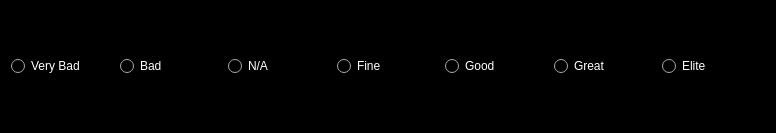
<?xml version="1.0" encoding="UTF-8"?>
<ui version="4.0">
 <class>Scale</class>
 <widget class="QWidget" name="Scale">
  <property name="geometry">
   <rect>
    <x>0</x>
    <y>0</y>
    <width>776</width>
    <height>133</height>
   </rect>
  </property>
  <property name="palette">
   <palette>
    <active>
     <colorrole role="WindowText">
      <brush brushstyle="SolidPattern">
       <color alpha="255">
        <red>255</red>
        <green>255</green>
        <blue>255</blue>
       </color>
      </brush>
     </colorrole>
     <colorrole role="Button">
      <brush brushstyle="SolidPattern">
       <color alpha="255">
        <red>255</red>
        <green>0</green>
        <blue>255</blue>
       </color>
      </brush>
     </colorrole>
     <colorrole role="Light">
      <brush brushstyle="SolidPattern">
       <color alpha="255">
        <red>255</red>
        <green>255</green>
        <blue>255</blue>
       </color>
      </brush>
     </colorrole>
     <colorrole role="Midlight">
      <brush brushstyle="SolidPattern">
       <color alpha="255">
        <red>202</red>
        <green>202</green>
        <blue>202</blue>
       </color>
      </brush>
     </colorrole>
     <colorrole role="Dark">
      <brush brushstyle="SolidPattern">
       <color alpha="255">
        <red>0</red>
        <green>0</green>
        <blue>0</blue>
       </color>
      </brush>
     </colorrole>
     <colorrole role="Mid">
      <brush brushstyle="SolidPattern">
       <color alpha="255">
        <red>255</red>
        <green>255</green>
        <blue>255</blue>
       </color>
      </brush>
     </colorrole>
     <colorrole role="Text">
      <brush brushstyle="SolidPattern">
       <color alpha="255">
        <red>255</red>
        <green>255</green>
        <blue>255</blue>
       </color>
      </brush>
     </colorrole>
     <colorrole role="ButtonText">
      <brush brushstyle="SolidPattern">
       <color alpha="255">
        <red>0</red>
        <green>0</green>
        <blue>0</blue>
       </color>
      </brush>
     </colorrole>
     <colorrole role="Base">
      <brush brushstyle="SolidPattern">
       <color alpha="255">
        <red>0</red>
        <green>0</green>
        <blue>0</blue>
       </color>
      </brush>
     </colorrole>
     <colorrole role="Window">
      <brush brushstyle="SolidPattern">
       <color alpha="255">
        <red>0</red>
        <green>0</green>
        <blue>0</blue>
       </color>
      </brush>
     </colorrole>
     <colorrole role="Shadow">
      <brush brushstyle="SolidPattern">
       <color alpha="255">
        <red>20</red>
        <green>84</green>
        <blue>118</blue>
       </color>
      </brush>
     </colorrole>
     <colorrole role="AlternateBase">
      <brush brushstyle="SolidPattern">
       <color alpha="255">
        <red>20</red>
        <green>20</green>
        <blue>20</blue>
       </color>
      </brush>
     </colorrole>
    </active>
    <inactive>
     <colorrole role="WindowText">
      <brush brushstyle="SolidPattern">
       <color alpha="255">
        <red>255</red>
        <green>255</green>
        <blue>255</blue>
       </color>
      </brush>
     </colorrole>
     <colorrole role="Button">
      <brush brushstyle="SolidPattern">
       <color alpha="255">
        <red>255</red>
        <green>0</green>
        <blue>255</blue>
       </color>
      </brush>
     </colorrole>
     <colorrole role="Light">
      <brush brushstyle="SolidPattern">
       <color alpha="255">
        <red>255</red>
        <green>255</green>
        <blue>255</blue>
       </color>
      </brush>
     </colorrole>
     <colorrole role="Dark">
      <brush brushstyle="SolidPattern">
       <color alpha="255">
        <red>0</red>
        <green>0</green>
        <blue>0</blue>
       </color>
      </brush>
     </colorrole>
     <colorrole role="Text">
      <brush brushstyle="SolidPattern">
       <color alpha="255">
        <red>255</red>
        <green>255</green>
        <blue>255</blue>
       </color>
      </brush>
     </colorrole>
     <colorrole role="ButtonText">
      <brush brushstyle="SolidPattern">
       <color alpha="255">
        <red>0</red>
        <green>0</green>
        <blue>0</blue>
       </color>
      </brush>
     </colorrole>
     <colorrole role="Base">
      <brush brushstyle="SolidPattern">
       <color alpha="255">
        <red>0</red>
        <green>0</green>
        <blue>0</blue>
       </color>
      </brush>
     </colorrole>
     <colorrole role="Window">
      <brush brushstyle="SolidPattern">
       <color alpha="255">
        <red>0</red>
        <green>0</green>
        <blue>0</blue>
       </color>
      </brush>
     </colorrole>
     <colorrole role="Shadow">
      <brush brushstyle="SolidPattern">
       <color alpha="255">
        <red>20</red>
        <green>84</green>
        <blue>118</blue>
       </color>
      </brush>
     </colorrole>
     <colorrole role="AlternateBase">
      <brush brushstyle="SolidPattern">
       <color alpha="255">
        <red>20</red>
        <green>20</green>
        <blue>20</blue>
       </color>
      </brush>
     </colorrole>
    </inactive>
    <disabled>
     <colorrole role="WindowText">
      <brush brushstyle="SolidPattern">
       <color alpha="255">
        <red>0</red>
        <green>0</green>
        <blue>0</blue>
       </color>
      </brush>
     </colorrole>
     <colorrole role="Button">
      <brush brushstyle="SolidPattern">
       <color alpha="255">
        <red>255</red>
        <green>0</green>
        <blue>255</blue>
       </color>
      </brush>
     </colorrole>
     <colorrole role="Light">
      <brush brushstyle="SolidPattern">
       <color alpha="255">
        <red>255</red>
        <green>255</green>
        <blue>255</blue>
       </color>
      </brush>
     </colorrole>
     <colorrole role="Dark">
      <brush brushstyle="SolidPattern">
       <color alpha="255">
        <red>0</red>
        <green>0</green>
        <blue>0</blue>
       </color>
      </brush>
     </colorrole>
     <colorrole role="Text">
      <brush brushstyle="SolidPattern">
       <color alpha="255">
        <red>0</red>
        <green>0</green>
        <blue>0</blue>
       </color>
      </brush>
     </colorrole>
     <colorrole role="ButtonText">
      <brush brushstyle="SolidPattern">
       <color alpha="255">
        <red>0</red>
        <green>0</green>
        <blue>0</blue>
       </color>
      </brush>
     </colorrole>
     <colorrole role="Base">
      <brush brushstyle="SolidPattern">
       <color alpha="255">
        <red>0</red>
        <green>0</green>
        <blue>0</blue>
       </color>
      </brush>
     </colorrole>
     <colorrole role="Window">
      <brush brushstyle="SolidPattern">
       <color alpha="255">
        <red>0</red>
        <green>0</green>
        <blue>0</blue>
       </color>
      </brush>
     </colorrole>
     <colorrole role="Shadow">
      <brush brushstyle="SolidPattern">
       <color alpha="255">
        <red>20</red>
        <green>84</green>
        <blue>118</blue>
       </color>
      </brush>
     </colorrole>
     <colorrole role="AlternateBase">
      <brush brushstyle="SolidPattern">
       <color alpha="255">
        <red>20</red>
        <green>20</green>
        <blue>20</blue>
       </color>
      </brush>
     </colorrole>
    </disabled>
   </palette>
  </property>
  <property name="windowTitle">
   <string>Form</string>
  </property>
  <layout class="QHBoxLayout" name="horizontalLayout">
   <item>
    <widget class="QRadioButton" name="veryBad">
     <property name="palette">
      <palette>
       <active>
        <colorrole role="WindowText">
         <brush brushstyle="SolidPattern">
          <color alpha="255">
           <red>255</red>
           <green>255</green>
           <blue>255</blue>
          </color>
         </brush>
        </colorrole>
        <colorrole role="Dark">
         <brush brushstyle="SolidPattern">
          <color alpha="255">
           <red>255</red>
           <green>255</green>
           <blue>255</blue>
          </color>
         </brush>
        </colorrole>
        <colorrole role="ButtonText">
         <brush brushstyle="SolidPattern">
          <color alpha="255">
           <red>252</red>
           <green>252</green>
           <blue>252</blue>
          </color>
         </brush>
        </colorrole>
        <colorrole role="Base">
         <brush brushstyle="SolidPattern">
          <color alpha="255">
           <red>0</red>
           <green>0</green>
           <blue>0</blue>
          </color>
         </brush>
        </colorrole>
        <colorrole role="Window">
         <brush brushstyle="SolidPattern">
          <color alpha="255">
           <red>255</red>
           <green>255</green>
           <blue>255</blue>
          </color>
         </brush>
        </colorrole>
        <colorrole role="AlternateBase">
         <brush brushstyle="SolidPattern">
          <color alpha="255">
           <red>255</red>
           <green>255</green>
           <blue>255</blue>
          </color>
         </brush>
        </colorrole>
       </active>
       <inactive>
        <colorrole role="WindowText">
         <brush brushstyle="SolidPattern">
          <color alpha="255">
           <red>255</red>
           <green>255</green>
           <blue>255</blue>
          </color>
         </brush>
        </colorrole>
        <colorrole role="Dark">
         <brush brushstyle="SolidPattern">
          <color alpha="255">
           <red>255</red>
           <green>255</green>
           <blue>255</blue>
          </color>
         </brush>
        </colorrole>
        <colorrole role="ButtonText">
         <brush brushstyle="SolidPattern">
          <color alpha="255">
           <red>252</red>
           <green>252</green>
           <blue>252</blue>
          </color>
         </brush>
        </colorrole>
        <colorrole role="Base">
         <brush brushstyle="SolidPattern">
          <color alpha="255">
           <red>0</red>
           <green>0</green>
           <blue>0</blue>
          </color>
         </brush>
        </colorrole>
        <colorrole role="Window">
         <brush brushstyle="SolidPattern">
          <color alpha="255">
           <red>255</red>
           <green>255</green>
           <blue>255</blue>
          </color>
         </brush>
        </colorrole>
        <colorrole role="AlternateBase">
         <brush brushstyle="SolidPattern">
          <color alpha="255">
           <red>255</red>
           <green>255</green>
           <blue>255</blue>
          </color>
         </brush>
        </colorrole>
       </inactive>
       <disabled>
        <colorrole role="WindowText">
         <brush brushstyle="SolidPattern">
          <color alpha="255">
           <red>255</red>
           <green>255</green>
           <blue>255</blue>
          </color>
         </brush>
        </colorrole>
        <colorrole role="Dark">
         <brush brushstyle="SolidPattern">
          <color alpha="255">
           <red>255</red>
           <green>255</green>
           <blue>255</blue>
          </color>
         </brush>
        </colorrole>
        <colorrole role="Text">
         <brush brushstyle="SolidPattern">
          <color alpha="255">
           <red>255</red>
           <green>255</green>
           <blue>255</blue>
          </color>
         </brush>
        </colorrole>
        <colorrole role="ButtonText">
         <brush brushstyle="SolidPattern">
          <color alpha="255">
           <red>255</red>
           <green>255</green>
           <blue>255</blue>
          </color>
         </brush>
        </colorrole>
        <colorrole role="Base">
         <brush brushstyle="SolidPattern">
          <color alpha="255">
           <red>255</red>
           <green>255</green>
           <blue>255</blue>
          </color>
         </brush>
        </colorrole>
        <colorrole role="Window">
         <brush brushstyle="SolidPattern">
          <color alpha="255">
           <red>255</red>
           <green>255</green>
           <blue>255</blue>
          </color>
         </brush>
        </colorrole>
        <colorrole role="AlternateBase">
         <brush brushstyle="SolidPattern">
          <color alpha="255">
           <red>255</red>
           <green>255</green>
           <blue>255</blue>
          </color>
         </brush>
        </colorrole>
       </disabled>
      </palette>
     </property>
     <property name="text">
      <string>Very Bad</string>
     </property>
    </widget>
   </item>
   <item>
    <widget class="QRadioButton" name="bad">
     <property name="palette">
      <palette>
       <active>
        <colorrole role="WindowText">
         <brush brushstyle="SolidPattern">
          <color alpha="255">
           <red>255</red>
           <green>255</green>
           <blue>255</blue>
          </color>
         </brush>
        </colorrole>
        <colorrole role="Dark">
         <brush brushstyle="SolidPattern">
          <color alpha="255">
           <red>255</red>
           <green>255</green>
           <blue>255</blue>
          </color>
         </brush>
        </colorrole>
        <colorrole role="ButtonText">
         <brush brushstyle="SolidPattern">
          <color alpha="255">
           <red>252</red>
           <green>252</green>
           <blue>252</blue>
          </color>
         </brush>
        </colorrole>
        <colorrole role="Base">
         <brush brushstyle="SolidPattern">
          <color alpha="255">
           <red>0</red>
           <green>0</green>
           <blue>0</blue>
          </color>
         </brush>
        </colorrole>
        <colorrole role="Window">
         <brush brushstyle="SolidPattern">
          <color alpha="255">
           <red>255</red>
           <green>255</green>
           <blue>255</blue>
          </color>
         </brush>
        </colorrole>
        <colorrole role="AlternateBase">
         <brush brushstyle="SolidPattern">
          <color alpha="255">
           <red>255</red>
           <green>255</green>
           <blue>255</blue>
          </color>
         </brush>
        </colorrole>
       </active>
       <inactive>
        <colorrole role="WindowText">
         <brush brushstyle="SolidPattern">
          <color alpha="255">
           <red>255</red>
           <green>255</green>
           <blue>255</blue>
          </color>
         </brush>
        </colorrole>
        <colorrole role="Dark">
         <brush brushstyle="SolidPattern">
          <color alpha="255">
           <red>255</red>
           <green>255</green>
           <blue>255</blue>
          </color>
         </brush>
        </colorrole>
        <colorrole role="ButtonText">
         <brush brushstyle="SolidPattern">
          <color alpha="255">
           <red>252</red>
           <green>252</green>
           <blue>252</blue>
          </color>
         </brush>
        </colorrole>
        <colorrole role="Base">
         <brush brushstyle="SolidPattern">
          <color alpha="255">
           <red>0</red>
           <green>0</green>
           <blue>0</blue>
          </color>
         </brush>
        </colorrole>
        <colorrole role="Window">
         <brush brushstyle="SolidPattern">
          <color alpha="255">
           <red>255</red>
           <green>255</green>
           <blue>255</blue>
          </color>
         </brush>
        </colorrole>
        <colorrole role="AlternateBase">
         <brush brushstyle="SolidPattern">
          <color alpha="255">
           <red>255</red>
           <green>255</green>
           <blue>255</blue>
          </color>
         </brush>
        </colorrole>
       </inactive>
       <disabled>
        <colorrole role="WindowText">
         <brush brushstyle="SolidPattern">
          <color alpha="255">
           <red>255</red>
           <green>255</green>
           <blue>255</blue>
          </color>
         </brush>
        </colorrole>
        <colorrole role="Dark">
         <brush brushstyle="SolidPattern">
          <color alpha="255">
           <red>255</red>
           <green>255</green>
           <blue>255</blue>
          </color>
         </brush>
        </colorrole>
        <colorrole role="Text">
         <brush brushstyle="SolidPattern">
          <color alpha="255">
           <red>255</red>
           <green>255</green>
           <blue>255</blue>
          </color>
         </brush>
        </colorrole>
        <colorrole role="ButtonText">
         <brush brushstyle="SolidPattern">
          <color alpha="255">
           <red>255</red>
           <green>255</green>
           <blue>255</blue>
          </color>
         </brush>
        </colorrole>
        <colorrole role="Base">
         <brush brushstyle="SolidPattern">
          <color alpha="255">
           <red>255</red>
           <green>255</green>
           <blue>255</blue>
          </color>
         </brush>
        </colorrole>
        <colorrole role="Window">
         <brush brushstyle="SolidPattern">
          <color alpha="255">
           <red>255</red>
           <green>255</green>
           <blue>255</blue>
          </color>
         </brush>
        </colorrole>
        <colorrole role="AlternateBase">
         <brush brushstyle="SolidPattern">
          <color alpha="255">
           <red>255</red>
           <green>255</green>
           <blue>255</blue>
          </color>
         </brush>
        </colorrole>
       </disabled>
      </palette>
     </property>
     <property name="text">
      <string>Bad</string>
     </property>
    </widget>
   </item>
   <item>
    <widget class="QRadioButton" name="na">
     <property name="palette">
      <palette>
       <active>
        <colorrole role="WindowText">
         <brush brushstyle="SolidPattern">
          <color alpha="255">
           <red>255</red>
           <green>255</green>
           <blue>255</blue>
          </color>
         </brush>
        </colorrole>
        <colorrole role="Dark">
         <brush brushstyle="SolidPattern">
          <color alpha="255">
           <red>255</red>
           <green>255</green>
           <blue>255</blue>
          </color>
         </brush>
        </colorrole>
        <colorrole role="ButtonText">
         <brush brushstyle="SolidPattern">
          <color alpha="255">
           <red>252</red>
           <green>252</green>
           <blue>252</blue>
          </color>
         </brush>
        </colorrole>
        <colorrole role="Base">
         <brush brushstyle="SolidPattern">
          <color alpha="255">
           <red>0</red>
           <green>0</green>
           <blue>0</blue>
          </color>
         </brush>
        </colorrole>
        <colorrole role="Window">
         <brush brushstyle="SolidPattern">
          <color alpha="255">
           <red>255</red>
           <green>255</green>
           <blue>255</blue>
          </color>
         </brush>
        </colorrole>
        <colorrole role="AlternateBase">
         <brush brushstyle="SolidPattern">
          <color alpha="255">
           <red>255</red>
           <green>255</green>
           <blue>255</blue>
          </color>
         </brush>
        </colorrole>
       </active>
       <inactive>
        <colorrole role="WindowText">
         <brush brushstyle="SolidPattern">
          <color alpha="255">
           <red>255</red>
           <green>255</green>
           <blue>255</blue>
          </color>
         </brush>
        </colorrole>
        <colorrole role="Dark">
         <brush brushstyle="SolidPattern">
          <color alpha="255">
           <red>255</red>
           <green>255</green>
           <blue>255</blue>
          </color>
         </brush>
        </colorrole>
        <colorrole role="ButtonText">
         <brush brushstyle="SolidPattern">
          <color alpha="255">
           <red>252</red>
           <green>252</green>
           <blue>252</blue>
          </color>
         </brush>
        </colorrole>
        <colorrole role="Base">
         <brush brushstyle="SolidPattern">
          <color alpha="255">
           <red>0</red>
           <green>0</green>
           <blue>0</blue>
          </color>
         </brush>
        </colorrole>
        <colorrole role="Window">
         <brush brushstyle="SolidPattern">
          <color alpha="255">
           <red>255</red>
           <green>255</green>
           <blue>255</blue>
          </color>
         </brush>
        </colorrole>
        <colorrole role="AlternateBase">
         <brush brushstyle="SolidPattern">
          <color alpha="255">
           <red>255</red>
           <green>255</green>
           <blue>255</blue>
          </color>
         </brush>
        </colorrole>
       </inactive>
       <disabled>
        <colorrole role="WindowText">
         <brush brushstyle="SolidPattern">
          <color alpha="255">
           <red>255</red>
           <green>255</green>
           <blue>255</blue>
          </color>
         </brush>
        </colorrole>
        <colorrole role="Dark">
         <brush brushstyle="SolidPattern">
          <color alpha="255">
           <red>255</red>
           <green>255</green>
           <blue>255</blue>
          </color>
         </brush>
        </colorrole>
        <colorrole role="Text">
         <brush brushstyle="SolidPattern">
          <color alpha="255">
           <red>255</red>
           <green>255</green>
           <blue>255</blue>
          </color>
         </brush>
        </colorrole>
        <colorrole role="ButtonText">
         <brush brushstyle="SolidPattern">
          <color alpha="255">
           <red>255</red>
           <green>255</green>
           <blue>255</blue>
          </color>
         </brush>
        </colorrole>
        <colorrole role="Base">
         <brush brushstyle="SolidPattern">
          <color alpha="255">
           <red>255</red>
           <green>255</green>
           <blue>255</blue>
          </color>
         </brush>
        </colorrole>
        <colorrole role="Window">
         <brush brushstyle="SolidPattern">
          <color alpha="255">
           <red>255</red>
           <green>255</green>
           <blue>255</blue>
          </color>
         </brush>
        </colorrole>
        <colorrole role="AlternateBase">
         <brush brushstyle="SolidPattern">
          <color alpha="255">
           <red>255</red>
           <green>255</green>
           <blue>255</blue>
          </color>
         </brush>
        </colorrole>
       </disabled>
      </palette>
     </property>
     <property name="text">
      <string>N/A</string>
     </property>
     <property name="checked">
      <bool>true</bool>
     </property>
    </widget>
   </item>
   <item>
    <widget class="QRadioButton" name="fine">
     <property name="palette">
      <palette>
       <active>
        <colorrole role="WindowText">
         <brush brushstyle="SolidPattern">
          <color alpha="255">
           <red>255</red>
           <green>255</green>
           <blue>255</blue>
          </color>
         </brush>
        </colorrole>
        <colorrole role="Dark">
         <brush brushstyle="SolidPattern">
          <color alpha="255">
           <red>255</red>
           <green>255</green>
           <blue>255</blue>
          </color>
         </brush>
        </colorrole>
        <colorrole role="ButtonText">
         <brush brushstyle="SolidPattern">
          <color alpha="255">
           <red>252</red>
           <green>252</green>
           <blue>252</blue>
          </color>
         </brush>
        </colorrole>
        <colorrole role="Base">
         <brush brushstyle="SolidPattern">
          <color alpha="255">
           <red>0</red>
           <green>0</green>
           <blue>0</blue>
          </color>
         </brush>
        </colorrole>
        <colorrole role="Window">
         <brush brushstyle="SolidPattern">
          <color alpha="255">
           <red>255</red>
           <green>255</green>
           <blue>255</blue>
          </color>
         </brush>
        </colorrole>
        <colorrole role="AlternateBase">
         <brush brushstyle="SolidPattern">
          <color alpha="255">
           <red>255</red>
           <green>255</green>
           <blue>255</blue>
          </color>
         </brush>
        </colorrole>
       </active>
       <inactive>
        <colorrole role="WindowText">
         <brush brushstyle="SolidPattern">
          <color alpha="255">
           <red>255</red>
           <green>255</green>
           <blue>255</blue>
          </color>
         </brush>
        </colorrole>
        <colorrole role="Dark">
         <brush brushstyle="SolidPattern">
          <color alpha="255">
           <red>255</red>
           <green>255</green>
           <blue>255</blue>
          </color>
         </brush>
        </colorrole>
        <colorrole role="ButtonText">
         <brush brushstyle="SolidPattern">
          <color alpha="255">
           <red>252</red>
           <green>252</green>
           <blue>252</blue>
          </color>
         </brush>
        </colorrole>
        <colorrole role="Base">
         <brush brushstyle="SolidPattern">
          <color alpha="255">
           <red>0</red>
           <green>0</green>
           <blue>0</blue>
          </color>
         </brush>
        </colorrole>
        <colorrole role="Window">
         <brush brushstyle="SolidPattern">
          <color alpha="255">
           <red>255</red>
           <green>255</green>
           <blue>255</blue>
          </color>
         </brush>
        </colorrole>
        <colorrole role="AlternateBase">
         <brush brushstyle="SolidPattern">
          <color alpha="255">
           <red>255</red>
           <green>255</green>
           <blue>255</blue>
          </color>
         </brush>
        </colorrole>
       </inactive>
       <disabled>
        <colorrole role="WindowText">
         <brush brushstyle="SolidPattern">
          <color alpha="255">
           <red>255</red>
           <green>255</green>
           <blue>255</blue>
          </color>
         </brush>
        </colorrole>
        <colorrole role="Dark">
         <brush brushstyle="SolidPattern">
          <color alpha="255">
           <red>255</red>
           <green>255</green>
           <blue>255</blue>
          </color>
         </brush>
        </colorrole>
        <colorrole role="Text">
         <brush brushstyle="SolidPattern">
          <color alpha="255">
           <red>255</red>
           <green>255</green>
           <blue>255</blue>
          </color>
         </brush>
        </colorrole>
        <colorrole role="ButtonText">
         <brush brushstyle="SolidPattern">
          <color alpha="255">
           <red>255</red>
           <green>255</green>
           <blue>255</blue>
          </color>
         </brush>
        </colorrole>
        <colorrole role="Base">
         <brush brushstyle="SolidPattern">
          <color alpha="255">
           <red>255</red>
           <green>255</green>
           <blue>255</blue>
          </color>
         </brush>
        </colorrole>
        <colorrole role="Window">
         <brush brushstyle="SolidPattern">
          <color alpha="255">
           <red>255</red>
           <green>255</green>
           <blue>255</blue>
          </color>
         </brush>
        </colorrole>
        <colorrole role="AlternateBase">
         <brush brushstyle="SolidPattern">
          <color alpha="255">
           <red>255</red>
           <green>255</green>
           <blue>255</blue>
          </color>
         </brush>
        </colorrole>
       </disabled>
      </palette>
     </property>
     <property name="text">
      <string>Fine</string>
     </property>
    </widget>
   </item>
   <item>
    <widget class="QRadioButton" name="good">
     <property name="palette">
      <palette>
       <active>
        <colorrole role="WindowText">
         <brush brushstyle="SolidPattern">
          <color alpha="255">
           <red>255</red>
           <green>255</green>
           <blue>255</blue>
          </color>
         </brush>
        </colorrole>
        <colorrole role="Dark">
         <brush brushstyle="SolidPattern">
          <color alpha="255">
           <red>255</red>
           <green>255</green>
           <blue>255</blue>
          </color>
         </brush>
        </colorrole>
        <colorrole role="ButtonText">
         <brush brushstyle="SolidPattern">
          <color alpha="255">
           <red>252</red>
           <green>252</green>
           <blue>252</blue>
          </color>
         </brush>
        </colorrole>
        <colorrole role="Base">
         <brush brushstyle="SolidPattern">
          <color alpha="255">
           <red>0</red>
           <green>0</green>
           <blue>0</blue>
          </color>
         </brush>
        </colorrole>
        <colorrole role="Window">
         <brush brushstyle="SolidPattern">
          <color alpha="255">
           <red>255</red>
           <green>255</green>
           <blue>255</blue>
          </color>
         </brush>
        </colorrole>
        <colorrole role="AlternateBase">
         <brush brushstyle="SolidPattern">
          <color alpha="255">
           <red>255</red>
           <green>255</green>
           <blue>255</blue>
          </color>
         </brush>
        </colorrole>
       </active>
       <inactive>
        <colorrole role="WindowText">
         <brush brushstyle="SolidPattern">
          <color alpha="255">
           <red>255</red>
           <green>255</green>
           <blue>255</blue>
          </color>
         </brush>
        </colorrole>
        <colorrole role="Dark">
         <brush brushstyle="SolidPattern">
          <color alpha="255">
           <red>255</red>
           <green>255</green>
           <blue>255</blue>
          </color>
         </brush>
        </colorrole>
        <colorrole role="ButtonText">
         <brush brushstyle="SolidPattern">
          <color alpha="255">
           <red>252</red>
           <green>252</green>
           <blue>252</blue>
          </color>
         </brush>
        </colorrole>
        <colorrole role="Base">
         <brush brushstyle="SolidPattern">
          <color alpha="255">
           <red>0</red>
           <green>0</green>
           <blue>0</blue>
          </color>
         </brush>
        </colorrole>
        <colorrole role="Window">
         <brush brushstyle="SolidPattern">
          <color alpha="255">
           <red>255</red>
           <green>255</green>
           <blue>255</blue>
          </color>
         </brush>
        </colorrole>
        <colorrole role="AlternateBase">
         <brush brushstyle="SolidPattern">
          <color alpha="255">
           <red>255</red>
           <green>255</green>
           <blue>255</blue>
          </color>
         </brush>
        </colorrole>
       </inactive>
       <disabled>
        <colorrole role="WindowText">
         <brush brushstyle="SolidPattern">
          <color alpha="255">
           <red>255</red>
           <green>255</green>
           <blue>255</blue>
          </color>
         </brush>
        </colorrole>
        <colorrole role="Dark">
         <brush brushstyle="SolidPattern">
          <color alpha="255">
           <red>255</red>
           <green>255</green>
           <blue>255</blue>
          </color>
         </brush>
        </colorrole>
        <colorrole role="Text">
         <brush brushstyle="SolidPattern">
          <color alpha="255">
           <red>255</red>
           <green>255</green>
           <blue>255</blue>
          </color>
         </brush>
        </colorrole>
        <colorrole role="ButtonText">
         <brush brushstyle="SolidPattern">
          <color alpha="255">
           <red>255</red>
           <green>255</green>
           <blue>255</blue>
          </color>
         </brush>
        </colorrole>
        <colorrole role="Base">
         <brush brushstyle="SolidPattern">
          <color alpha="255">
           <red>255</red>
           <green>255</green>
           <blue>255</blue>
          </color>
         </brush>
        </colorrole>
        <colorrole role="Window">
         <brush brushstyle="SolidPattern">
          <color alpha="255">
           <red>255</red>
           <green>255</green>
           <blue>255</blue>
          </color>
         </brush>
        </colorrole>
        <colorrole role="AlternateBase">
         <brush brushstyle="SolidPattern">
          <color alpha="255">
           <red>255</red>
           <green>255</green>
           <blue>255</blue>
          </color>
         </brush>
        </colorrole>
       </disabled>
      </palette>
     </property>
     <property name="text">
      <string>Good</string>
     </property>
    </widget>
   </item>
   <item>
    <widget class="QRadioButton" name="great">
     <property name="palette">
      <palette>
       <active>
        <colorrole role="WindowText">
         <brush brushstyle="SolidPattern">
          <color alpha="255">
           <red>255</red>
           <green>255</green>
           <blue>255</blue>
          </color>
         </brush>
        </colorrole>
        <colorrole role="Dark">
         <brush brushstyle="SolidPattern">
          <color alpha="255">
           <red>255</red>
           <green>255</green>
           <blue>255</blue>
          </color>
         </brush>
        </colorrole>
        <colorrole role="ButtonText">
         <brush brushstyle="SolidPattern">
          <color alpha="255">
           <red>252</red>
           <green>252</green>
           <blue>252</blue>
          </color>
         </brush>
        </colorrole>
        <colorrole role="Base">
         <brush brushstyle="SolidPattern">
          <color alpha="255">
           <red>0</red>
           <green>0</green>
           <blue>0</blue>
          </color>
         </brush>
        </colorrole>
        <colorrole role="Window">
         <brush brushstyle="SolidPattern">
          <color alpha="255">
           <red>255</red>
           <green>255</green>
           <blue>255</blue>
          </color>
         </brush>
        </colorrole>
        <colorrole role="AlternateBase">
         <brush brushstyle="SolidPattern">
          <color alpha="255">
           <red>255</red>
           <green>255</green>
           <blue>255</blue>
          </color>
         </brush>
        </colorrole>
       </active>
       <inactive>
        <colorrole role="WindowText">
         <brush brushstyle="SolidPattern">
          <color alpha="255">
           <red>255</red>
           <green>255</green>
           <blue>255</blue>
          </color>
         </brush>
        </colorrole>
        <colorrole role="Dark">
         <brush brushstyle="SolidPattern">
          <color alpha="255">
           <red>255</red>
           <green>255</green>
           <blue>255</blue>
          </color>
         </brush>
        </colorrole>
        <colorrole role="ButtonText">
         <brush brushstyle="SolidPattern">
          <color alpha="255">
           <red>252</red>
           <green>252</green>
           <blue>252</blue>
          </color>
         </brush>
        </colorrole>
        <colorrole role="Base">
         <brush brushstyle="SolidPattern">
          <color alpha="255">
           <red>0</red>
           <green>0</green>
           <blue>0</blue>
          </color>
         </brush>
        </colorrole>
        <colorrole role="Window">
         <brush brushstyle="SolidPattern">
          <color alpha="255">
           <red>255</red>
           <green>255</green>
           <blue>255</blue>
          </color>
         </brush>
        </colorrole>
        <colorrole role="AlternateBase">
         <brush brushstyle="SolidPattern">
          <color alpha="255">
           <red>255</red>
           <green>255</green>
           <blue>255</blue>
          </color>
         </brush>
        </colorrole>
       </inactive>
       <disabled>
        <colorrole role="WindowText">
         <brush brushstyle="SolidPattern">
          <color alpha="255">
           <red>255</red>
           <green>255</green>
           <blue>255</blue>
          </color>
         </brush>
        </colorrole>
        <colorrole role="Dark">
         <brush brushstyle="SolidPattern">
          <color alpha="255">
           <red>255</red>
           <green>255</green>
           <blue>255</blue>
          </color>
         </brush>
        </colorrole>
        <colorrole role="Text">
         <brush brushstyle="SolidPattern">
          <color alpha="255">
           <red>255</red>
           <green>255</green>
           <blue>255</blue>
          </color>
         </brush>
        </colorrole>
        <colorrole role="ButtonText">
         <brush brushstyle="SolidPattern">
          <color alpha="255">
           <red>255</red>
           <green>255</green>
           <blue>255</blue>
          </color>
         </brush>
        </colorrole>
        <colorrole role="Base">
         <brush brushstyle="SolidPattern">
          <color alpha="255">
           <red>255</red>
           <green>255</green>
           <blue>255</blue>
          </color>
         </brush>
        </colorrole>
        <colorrole role="Window">
         <brush brushstyle="SolidPattern">
          <color alpha="255">
           <red>255</red>
           <green>255</green>
           <blue>255</blue>
          </color>
         </brush>
        </colorrole>
        <colorrole role="AlternateBase">
         <brush brushstyle="SolidPattern">
          <color alpha="255">
           <red>255</red>
           <green>255</green>
           <blue>255</blue>
          </color>
         </brush>
        </colorrole>
       </disabled>
      </palette>
     </property>
     <property name="text">
      <string>Great</string>
     </property>
    </widget>
   </item>
   <item>
    <widget class="QRadioButton" name="elite">
     <property name="palette">
      <palette>
       <active>
        <colorrole role="WindowText">
         <brush brushstyle="SolidPattern">
          <color alpha="255">
           <red>255</red>
           <green>255</green>
           <blue>255</blue>
          </color>
         </brush>
        </colorrole>
        <colorrole role="Dark">
         <brush brushstyle="SolidPattern">
          <color alpha="255">
           <red>255</red>
           <green>255</green>
           <blue>255</blue>
          </color>
         </brush>
        </colorrole>
        <colorrole role="ButtonText">
         <brush brushstyle="SolidPattern">
          <color alpha="255">
           <red>252</red>
           <green>252</green>
           <blue>252</blue>
          </color>
         </brush>
        </colorrole>
        <colorrole role="Base">
         <brush brushstyle="SolidPattern">
          <color alpha="255">
           <red>0</red>
           <green>0</green>
           <blue>0</blue>
          </color>
         </brush>
        </colorrole>
        <colorrole role="Window">
         <brush brushstyle="SolidPattern">
          <color alpha="255">
           <red>255</red>
           <green>255</green>
           <blue>255</blue>
          </color>
         </brush>
        </colorrole>
        <colorrole role="AlternateBase">
         <brush brushstyle="SolidPattern">
          <color alpha="255">
           <red>255</red>
           <green>255</green>
           <blue>255</blue>
          </color>
         </brush>
        </colorrole>
       </active>
       <inactive>
        <colorrole role="WindowText">
         <brush brushstyle="SolidPattern">
          <color alpha="255">
           <red>255</red>
           <green>255</green>
           <blue>255</blue>
          </color>
         </brush>
        </colorrole>
        <colorrole role="Dark">
         <brush brushstyle="SolidPattern">
          <color alpha="255">
           <red>255</red>
           <green>255</green>
           <blue>255</blue>
          </color>
         </brush>
        </colorrole>
        <colorrole role="ButtonText">
         <brush brushstyle="SolidPattern">
          <color alpha="255">
           <red>252</red>
           <green>252</green>
           <blue>252</blue>
          </color>
         </brush>
        </colorrole>
        <colorrole role="Base">
         <brush brushstyle="SolidPattern">
          <color alpha="255">
           <red>0</red>
           <green>0</green>
           <blue>0</blue>
          </color>
         </brush>
        </colorrole>
        <colorrole role="Window">
         <brush brushstyle="SolidPattern">
          <color alpha="255">
           <red>255</red>
           <green>255</green>
           <blue>255</blue>
          </color>
         </brush>
        </colorrole>
        <colorrole role="AlternateBase">
         <brush brushstyle="SolidPattern">
          <color alpha="255">
           <red>255</red>
           <green>255</green>
           <blue>255</blue>
          </color>
         </brush>
        </colorrole>
       </inactive>
       <disabled>
        <colorrole role="WindowText">
         <brush brushstyle="SolidPattern">
          <color alpha="255">
           <red>255</red>
           <green>255</green>
           <blue>255</blue>
          </color>
         </brush>
        </colorrole>
        <colorrole role="Dark">
         <brush brushstyle="SolidPattern">
          <color alpha="255">
           <red>255</red>
           <green>255</green>
           <blue>255</blue>
          </color>
         </brush>
        </colorrole>
        <colorrole role="Text">
         <brush brushstyle="SolidPattern">
          <color alpha="255">
           <red>255</red>
           <green>255</green>
           <blue>255</blue>
          </color>
         </brush>
        </colorrole>
        <colorrole role="ButtonText">
         <brush brushstyle="SolidPattern">
          <color alpha="255">
           <red>255</red>
           <green>255</green>
           <blue>255</blue>
          </color>
         </brush>
        </colorrole>
        <colorrole role="Base">
         <brush brushstyle="SolidPattern">
          <color alpha="255">
           <red>255</red>
           <green>255</green>
           <blue>255</blue>
          </color>
         </brush>
        </colorrole>
        <colorrole role="Window">
         <brush brushstyle="SolidPattern">
          <color alpha="255">
           <red>255</red>
           <green>255</green>
           <blue>255</blue>
          </color>
         </brush>
        </colorrole>
        <colorrole role="AlternateBase">
         <brush brushstyle="SolidPattern">
          <color alpha="255">
           <red>255</red>
           <green>255</green>
           <blue>255</blue>
          </color>
         </brush>
        </colorrole>
       </disabled>
      </palette>
     </property>
     <property name="text">
      <string>Elite</string>
     </property>
    </widget>
   </item>
  </layout>
 </widget>
 <resources/>
 <connections/>
 <slots>
  <slot>resetSlider()</slot>
 </slots>
</ui>
